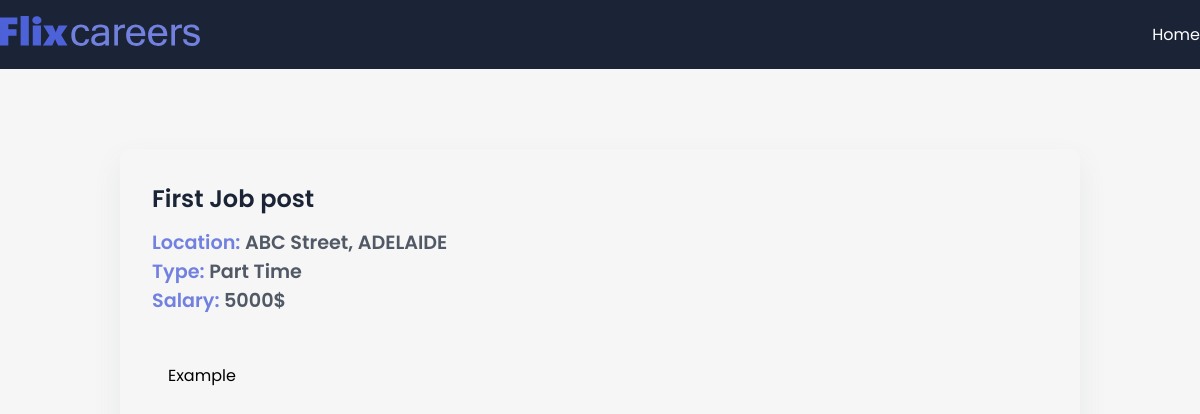
/job/1, run on the app's committed database.
### app/models.py (models this page shows, shortened)
class JobPost(models.Model):
    JOB_TYPE_CHOICES = [
        ('Full Time',"Full Time"),
        ('Part Time',"Part Time"),
    ]
    title = models.CharField(max_length=200)
    description = models.TextField()
    date = models.DateTimeField(auto_now_add = True)
    expiry = models.DateField(null = True)
    salary = models.IntegerField()
    slug = models.SlugField(null=True, max_length=40, unique = True)
    location = models.OneToOneField(Location,on_delete = models.CASCADE ,null = True)
    author = models.ForeignKey(Author, on_delete = models.CASCADE, null =True)
    skills = models.ManyToManyField(Skills)
    type= models.CharField(max_length=200,null=False , choices= JOB_TYPE_CHOICES)

class Location(models.Model):
    street = models.CharField(max_length = 200)
    city = models.CharField(max_length = 200)
    state = models.CharField(max_length =200)
    country = models.CharField(max_length = 200)
    zip = models.CharField(max_length = 200)
    def __str__(self):
        return f"{self.street} Street, {self.city} "

### app/views.py (the view)
# urls.py: path('job/<int:id>',jobDetail1,name='jobs_detail'),
def jobDetail1(request,id):
    try:
        if id==0:
            return redirect(reverse('jobs_home'))
        job = JobPost.objects.get(id = id)
        context={'job':job}
        return render(request,'app/jobdetail.html',context)
    except:
        return HttpResponseNotFound("<h1 style=\"font-family:'Roboto',sans-serif;font-size:2rem;text-align:center;font-weight:700;align-items:center;color:#4b4b4b;\">PAGE NOT FOUND</h1>")

### app/templates/app/jobdetail.html (shortened to what this page needs)
{% extends "base.html" %}
{% block content %}
    <section>
      <div class="container">
        <div class="view-post">
          <h1 class="jobtitle">
           {{job.title}}
          </h1>
          <p class="location it">Location: <span>{{job.location}}</span></p>
          <p class="status it">Type: <span>{{job.type}}</span></p>
          <p class="budget it">Salary: <span>{{job.salary}}$</span></p>
          <div class="desc">
            <p class="details">
                {{job.description}}
            </p>
          </div>
        </div>
      </div>
    </section>
    {% endblock content %}

### app/static/app/style.css (style rules this page uses)
* { margin: 0; padding: 0; box-sizing: border-box; font-family: "Poppins", sans-serif; }
:root { --blue: #4d62d8; --lblue: #7281e0; --card: #fdfdfd; --shadow: #64646f17 0px 12px 29px 0px; --nav: #1b2436; }
body { background: #f5f6f5; }
.container { max-width: 1200px; margin: auto; }
.view-post { width: 80%; border-radius: 10px; box-shadow: var(--shadow); margin: 5em auto; padding: 2em; }
.desc { max-height: 300px; overflow-y: scroll; margin: 2em 0; padding: 1em; }
.jobtitle { font-size: 1.5rem; color: var(--nav); font-weight: 600; margin-bottom: 0.5em; }
.it { font-size: 1.2rem; font-weight: 600; color: var(--lblue); }
.it span { color: #1b2436c0; }

### data on the page
JobPost: title "First Job post", location "ABC Street, ADELAIDE", type "Part Time", salary "5000", description "Example"
